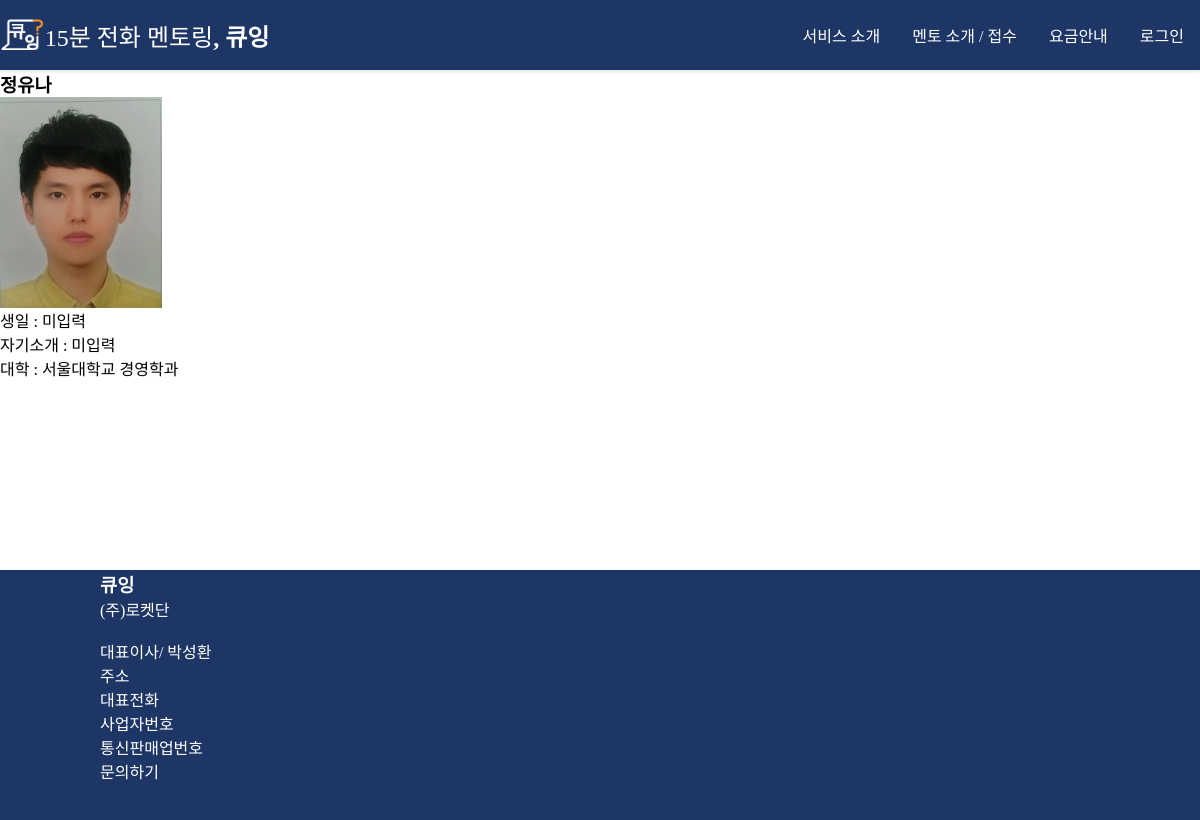
/accounts/profile/yuna/, run on the app's committed database.
### accounts/models.py (models this page shows, shortened)
class Mentor_univ(models.Model):
    user = models.OneToOneField(settings.AUTH_USER_MODEL, on_delete=models.CASCADE, primary_key=True)
    image = models.ImageField(
        upload_to='profile/%Y/%m/%d/',
        blank=True,
        null=True,
    )
    phone_number = models.IntegerField(verbose_name='휴대전화')
    univ_categories = models.ForeignKey(Department, verbose_name='학교/계열/학과', related_name='univ_category', on_delete=models.CASCADE)
    consult_kind = models.CharField(max_length=20, verbose_name='상담가능분야')
    detail_consulting = models.CharField(max_length=20, verbose_name='세부사항')
    vouchers =models.ImageField(
        upload_to='profile/%Y/%m/%d',
        blank=True,
        null=True,
        verbose_name='증빙자료첨부'
    )
    is_sms = models.BooleanField(default=False,)
    is_mentor_univ = models.BooleanField(default=False)
    def image_url(self):
        if self.image:
            image_url = self.image.url
        else:
            image_url = '/static/img/accounts/no_profile_photo.png'
        return image_url

class User(AbstractBaseUser, PermissionsMixin):
    username = models.CharField(
        max_length=20,
        unique=True,
        help_text=('Required. 150 characters or fewer. Letters, digits and @/./+/-/_ only.'),
        verbose_name='아이디'
    )
    name = models.CharField(max_length=10, verbose_name='이름',
        unique=False,
        null=True)
    password = models.CharField(max_length=128, verbose_name='비밀번호')
    email = models.EmailField(_('이메일'), blank=True,
        unique=True,)
    date_joined = models.DateTimeField(verbose_name='date joined', auto_now_add=True)
    is_superuser = models.BooleanField(default=False)
    is_staff = models.BooleanField(default=False)
    is_active = models.BooleanField(verbose_name='active', default=True)
    avatar = models.ImageField(upload_to='avatars/', null=True, blank=True)
    objects = UserManager()
    EMAIL_FIELD = 'email'
    USERNAME_FIELD = 'username'
    REQUIRED_FIELDS = ['email']
    NAME_FIELD= 'name'
    def __str__(self):
        return str(self.name)

class Department(models.Model):
    name = models.CharField(max_length=30, verbose_name='학부,학과')
    categorized = models.ForeignKey(Categorized, related_name='departments', on_delete=models.CASCADE)

class Categorized(models.Model):
    name = models.CharField(max_length=20, verbose_name='분류')
    university = models.ForeignKey(University, related_name='categorized', on_delete=models.CASCADE)

class University(models.Model):
    name =models.CharField(max_length=20,verbose_name='대학교')

### accounts/views.py (the view)
# urls.py: path('profile/<str:username>/', views.profile_detail_mentor_univ, name='profile_detail_mentor_univ'),
def profile_detail_mentor_univ(request, username):
    ctx = {
        'profile': get_object_or_404(Mentor_univ, user__username=username),
    }
    return render(request, 'profile_detail_mentor_univ.html', ctx)

### accounts/templates/allauth/account/profile_detail_mentor_univ.html (shortened to what this page needs)
{% extends 'base.html' %}
{% block section %}
<div class="row">
  <div class="col s12 l10 offset-l1">
    <div class="center-align">
      <h3>{{ profile.user }}</h3>
      <img class="responsive-img profile_image" src="{{ profile.image_url }}">
      <p>생일 : {{ profile.birth_day|date:"Y.m.d."|default:"미입력" }}</p>
      <p>자기소개 : {{ profile.description|default:"미입력" }}</p>
      <p>대학 : {{profile.univ_categories.categorized.university.name}} {{profile.univ_categories.name}}</p>
    </div>
  </div>
</div>
{% endblock %}

### static/css/base.css (style rules this page uses)
body { margin:0; }
h1,h2,h3,h4,h5,h6,p { margin:0; }

### data on the page
Mentor_univ: user "정유나", image_url (picture), univ_categories.categorized.university.name "서울대학교", univ_categories.name "경영학과"

### other printed values
{{ profile.birth_day|date:"Y.m.d."|default:"미입력" }} "미입력"
{{ profile.description|default:"미입력" }} "미입력"
